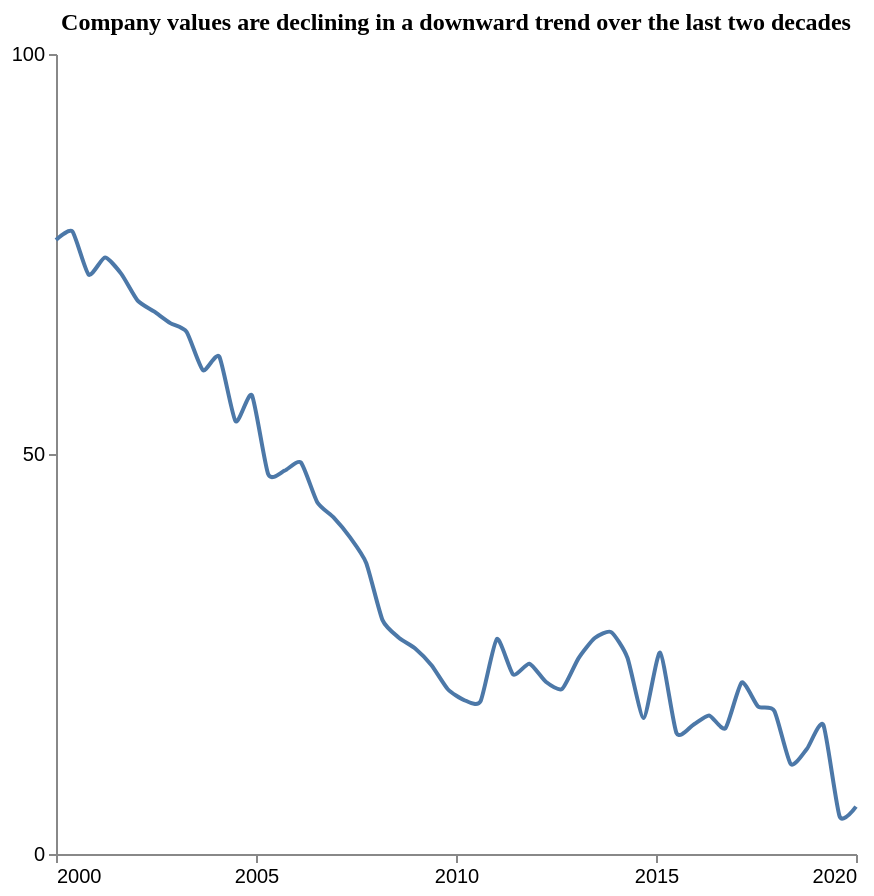

Source (Vega-Lite JSON):
### Vega-Lite specification from a JSON file in a GitHub repository (floating-point values rounded to 4 significant figures)
{"$schema": "https://vega.github.io/schema/vega-lite/v5.json", "description": "Pattern: Downward", "data": {"values": [{"X": 2000.0, "Y": 76.75}, {"X": 2000.0, "Y": 77.82}, {"X": 2001.0, "Y": 72.42}, {"X": 2001.0, "Y": 74.56}, {"X": 2002.0, "Y": 72.52}, {"X": 2002.0, "Y": 69.17}, {"X": 2002.0, "Y": 67.82}, {"X": 2003.0, "Y": 66.36}, {"X": 2003.0, "Y": 65.26}, {"X": 2004.0, "Y": 60.47}, {"X": 2004.0, "Y": 62.18}, {"X": 2004.0, "Y": 54.09}, {"X": 2005.0, "Y": 57.33}, {"X": 2005.0, "Y": 47.46}, {"X": 2006.0, "Y": 47.91}, {"X": 2006.0, "Y": 48.93}, {"X": 2007.0, "Y": 43.98}, {"X": 2007.0, "Y": 42.08}, {"X": 2007.0, "Y": 39.61}, {"X": 2008.0, "Y": 36.38}, {"X": 2008.0, "Y": 29.24}, {"X": 2009.0, "Y": 27.04}, {"X": 2009.0, "Y": 25.7}, {"X": 2009.0, "Y": 23.6}, {"X": 2010.0, "Y": 20.59}, {"X": 2010.0, "Y": 19.25}, {"X": 2011.0, "Y": 19.07}, {"X": 2011.0, "Y": 26.87}, {"X": 2011.0, "Y": 22.44}, {"X": 2012.0, "Y": 23.78}, {"X": 2012.0, "Y": 21.53}, {"X": 2013.0, "Y": 20.63}, {"X": 2013.0, "Y": 24.45}, {"X": 2013.0, "Y": 27.0}, {"X": 2014.0, "Y": 27.73}, {"X": 2014.0, "Y": 24.54}, {"X": 2015.0, "Y": 17.01}, {"X": 2015.0, "Y": 25.18}, {"X": 2016.0, "Y": 15.15}, {"X": 2016.0, "Y": 16.09}, {"X": 2016.0, "Y": 17.32}, {"X": 2017.0, "Y": 15.72}, {"X": 2017.0, "Y": 21.44}, {"X": 2018.0, "Y": 18.44}, {"X": 2018.0, "Y": 17.88}, {"X": 2018.0, "Y": 11.24}, {"X": 2019.0, "Y": 13.16}, {"X": 2019.0, "Y": 16.13}, {"X": 2020.0, "Y": 4.687}, {"X": 2020.0, "Y": 5.913}]}, "mark": {"type": "line", "interpolate": "cardinal", "tension": 0.4}, "encoding": {"x": {"field": "X", "type": "quantitative", "title": "", "axis": {"grid": false, "format": "d", "values": [2000, 2005, 2010, 2015, 2020], "tickSize": 4}, "scale": {"domain": [2000, 2020]}}, "y": {"field": "Y", "type": "quantitative", "title": "", "axis": {"grid": false, "format": "d", "values": [0, 50, 100], "tickSize": 4, "tickOpacity": 1}, "scale": {"domain": [0, 100]}}}, "title": {"text": "Company values are declining in a downward trend over the last two decades", "anchor": "middle", "font": "Tahoma", "fontSize": 12}, "config": {"lineBreak": "^", "view": {"stroke": null}}, "height": 400, "width": 400, "autosize": "pad"}
